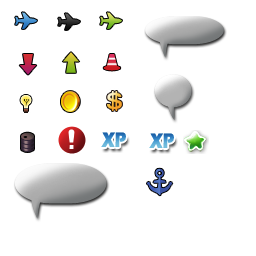
#> input picture source-assets/Bubbles/bubble@2x.png, 256 x 256 px, found by its file name
$ python arrived_label.py
#> lines starting #> are read from the running program, lines starting #| are printed output that depends on the picture; after the words box and inside, x2 and y2 are one past the last pixel; in counts of white or black regions, pixels touching at a corner belong together
"""Compose the apron's "Arrived" callout, matching the reference layout.

Four pieces, none usable alone:
  bubble@2x.png    component 17 is the wide oval bubble with a downward tail;
                   component 1 is the small blue plane icon
  Arrived.png      the word, on an oversized transparent canvas
  ArrivedBar.png   the blue pill that sits UNDER the word inside the bubble

Layout follows the reference screenshot: word in the upper half of the oval,
pill centred beneath it, and the plane icon overlapping the bubble's left edge
so it hangs outside the outline. That overhang is why the composed sprite is
wider than the bubble itself.

Everything is placed against the oval BODY, not the full sprite height - the
bottom ~14 px is the tail that points at the apron, and centring on the whole
sprite would push the contents down into it.

Composed here rather than layered as four nodes in the engine: the whole thing
is static, so ApronSlot only needs one texture, and the fit stays reproducible
if any piece is redrawn.

Run from the repo root:  python3 tools/arrived_label.py
"""
from PIL import Image
import numpy as np
from scipy import ndimage

SHEET = 'source-assets/bubbles/bubble@2x.png'
WORD = 'source-assets/bubbles/Arrived.png'
BAR = 'source-assets/bubbles/ArrivedBar.png'
BUBBLE_BLOB = 17
PLANE_BLOB = 1
DEST_BUBBLE = 'game/assets/bubbles/big_bubble@2x.png'
DEST_LABEL = 'game/assets/bubbles/arrived_bubble@2x.png'

# All fractions of the bubble's own width / oval-body height, measured off the
# reference screenshot.
WORD_W = 0.54
BAR_W = 0.54
WORD_TOP = 0.10          # of the oval body, from its top
BAR_GAP = 0.06           # between the word's baseline and the pill
PLANE_W = 0.26
PLANE_OVERHANG = 0.55    # how much of the icon hangs off the bubble's left edge


def blob(a, lab, which):
    mask = lab == which
    ys, xs = np.where(mask)
    x0, y0, x1, y1 = xs.min(), ys.min(), xs.max() + 1, ys.max() + 1
    cut = np.zeros((y1 - y0, x1 - x0, 4), dtype=np.uint8)
    sub = mask[y0:y1, x0:x1]
    cut[sub] = a[y0:y1, x0:x1][sub]
    return Image.fromarray(cut, 'RGBA')


def fit_w(img, w):
    return img.resize((w, max(1, round(img.height * w / img.width))), Image.LANCZOS)


def main() -> None:
    sheet = Image.open(SHEET).convert('RGBA')
#> sheet is the input picture: PIL image 256x256 RGBA; mean R, G, B, A 35, 34, 32.8, 50.1
    a = np.array(sheet)
    lab, _ = ndimage.label(a[:, :, 3] > 8)
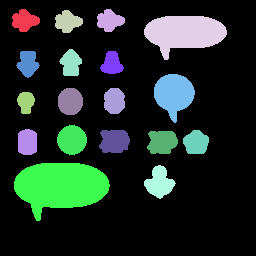
#> lab: shape (256, 256) int32; 19 distinct labels, from 0 to 18; one colour per label, 0 black
    bubble = blob(a, lab, BUBBLE_BLOB)
#> in blob, `mask = lab == which`:
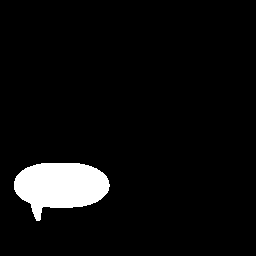
#> mask: shape (256, 256) bool; 5.6% white; 1 white region, box (x1, y1, x2, y2) and area: (14, 163, 110, 221) 3695
#> in blob, `ys, xs = np.where(mask)`: ys = 3695 values from 163 to 220; xs = 3695 values, max 109 at index 1763, min 14 at index 1383, mean 60.16
#> in blob, `x0, y0, x1, y1 = xs.min(), ys.min(), xs.max() + 1, ys.max() + 1`: x0 = 14; y0 = 163; x1 = 110; y1 = 221
#> in blob, `sub = mask[y0:y1, x0:x1]`: sub: shape (58, 96) bool; 66.4% white; 4 black regions, box (x1, y1, x2, y2) and area: (26, 24, 96, 58) 1110, (0, 27, 22, 58) 415, (66, 0, 96, 21) 190, (0, 0, 27, 18) 158
#> in blob, `cut[sub] = a[y0:y1, x0:x1][sub]`:
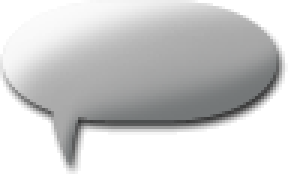
#> cut: shape (58, 96, 4) (shown 3 times larger); mean R, G, B, A 102.8, 103.1, 103.2, 152; transparent parts drawn white
    plane = blob(a, lab, PLANE_BLOB)
#> call 2 of blob, with which = 1
#> in blob (call 2), `mask = lab == which`:
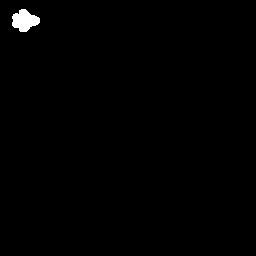
#> mask: shape (256, 256) bool; 0.65% white; 1 white region, box (x1, y1, x2, y2) and area: (12, 9, 40, 32) 424
#> in blob (call 2), `ys, xs = np.where(mask)`: ys = 424 values from 9 to 31; xs = 424 values, max 39 at index 165, min 12 at index 86, mean 24.21
#> in blob (call 2), `x0, y0, x1, y1 = xs.min(), ys.min(), xs.max() + 1, ys.max() + 1`: x0 = 12; y0 = 9; x1 = 40; y1 = 32
#> in blob (call 2), `sub = mask[y0:y1, x0:x1]`:
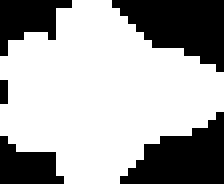
#> sub: shape (23, 28) bool (shown 8 times larger); 65.8% white; 5 black regions (1 under 20 px), largest, box (x1, y1, x2, y2) and area: (14, 0, 28, 9) 78, (15, 14, 28, 23) 71, (0, 0, 9, 7) 36, (0, 17, 8, 23) 32
#> in blob (call 2), `cut[sub] = a[y0:y1, x0:x1][sub]`:
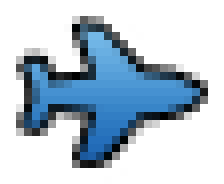
#> cut: shape (23, 28, 4) (shown 8 times larger); mean R, G, B, A 95.9, 111.5, 124.7, 153.1; transparent parts drawn white
    bubble.save(DEST_BUBBLE)

    alpha = np.array(bubble)[:, :, 3]
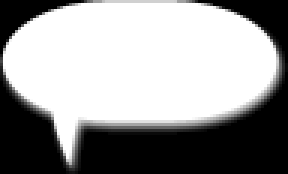
#> alpha: shape (58, 96) (shown 3 times larger); min 0, max 255, mean 152
    wide = [i for i, c in enumerate((alpha > 8).sum(axis=1)) if c > bubble.width * 0.5]
#> wide = 43 values from 1 to 43
    body_top, body_h = wide[0], wide[-1] - wide[0] + 1
#> body_top = 1; body_h = 43

#> (the run stopped early here; a loop or call above may not have finished)
